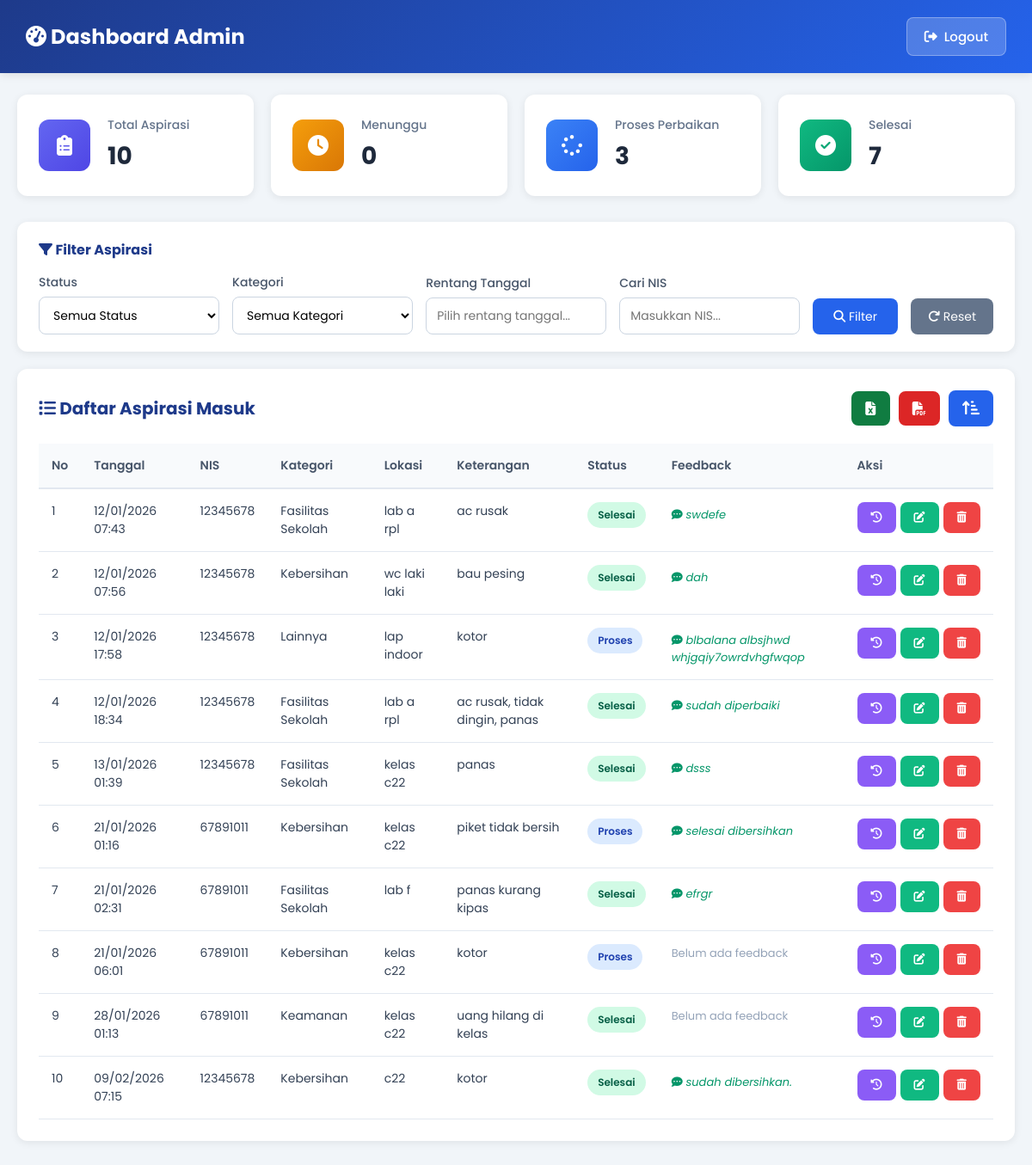
The app's page /admin-dashboard.php?urutan=terlama (signed in) with its own data.
### tables this page shows
CREATE TABLE `aspirasi` (
  `id_aspirasi` int(5) NOT NULL,
  `id_pelaporan` int(11) DEFAULT NULL,
  `nis` int(10) NOT NULL,
  `id_kategori` int(5) NOT NULL,
  `status` enum('Menunggu','Proses','Selesai') DEFAULT 'Menunggu',
  `feedback` varchar(255) DEFAULT NULL,
  `tanggal` timestamp NOT NULL DEFAULT current_timestamp()
);

CREATE TABLE `input_aspirasi` (
  `id_pelaporan` int(5) NOT NULL,
  `nis` int(10) NOT NULL,
  `id_kategori` int(5) NOT NULL,
  `lokasi` varchar(50) NOT NULL,
  `ket` varchar(50) NOT NULL,
  `tanggal` timestamp NOT NULL DEFAULT current_timestamp(),
  `status` enum('Menunggu','Proses','Selesai') DEFAULT 'Menunggu'
);

### admin-dashboard.php (the view, shortened to what this page needs)
<?php
$conn = mysqli_connect("localhost", "root", "", "dbukk_rifaya");
mysqli_set_charset($conn, "utf8mb4");
$filter_status = isset($_GET['status']) ? $_GET['status'] : '';
$filter_kategori = isset($_GET['kategori']) ? $_GET['kategori'] : '';
$filter_tanggal_range = isset($_GET['tanggal_range']) ? $_GET['tanggal_range'] : '';
$filter_nis = isset($_GET['nis']) ? $_GET['nis'] : '';
$filter_urutan = isset($_GET['urutan']) ? $_GET['urutan'] : 'terbaru';
$where_count = [];
$where_count_sql = count($where_count) > 0 ? "WHERE " . implode(" AND ", $where_count) : "";
if ($filter_status) {
    if ($filter_status == 'Menunggu') {
        $total_menunggu_input = mysqli_fetch_assoc(mysqli_query($conn, "
            SELECT COUNT(*) as total
            FROM input_aspirasi i
            WHERE NOT EXISTS (SELECT 1 FROM aspirasi a WHERE a.id_pelaporan = i.id_pelaporan)
            " . ($where_count_sql ? str_replace("WHERE", "AND", $where_count_sql) : "") . "
        "))['total'];
        $total_menunggu_aspirasi = mysqli_fetch_assoc(mysqli_query($conn, "
            SELECT COUNT(*) as total
            FROM input_aspirasi i
            LEFT JOIN aspirasi asp ON i.id_pelaporan = asp.id_pelaporan
            WHERE asp.status = 'Menunggu'
            " . ($where_count_sql ? str_replace("WHERE", "AND", $where_count_sql) : "") . "
        "))['total'];
        $total_menunggu = $total_menunggu_input + $total_menunggu_aspirasi;
        $total_proses = 0;
        $total_selesai = 0;
    } elseif ($filter_status == 'Proses') {
        $total_menunggu = 0;
        $total_proses = mysqli_fetch_assoc(mysqli_query($conn, "
            SELECT COUNT(*) as total
            FROM input_aspirasi i
            LEFT JOIN aspirasi asp ON i.id_pelaporan = asp.id_pelaporan
            WHERE asp.status = 'Proses'
            " . ($where_count_sql ? str_replace("WHERE", "AND", $where_count_sql) : "") . "
        "))['total'];
        $total_selesai = 0;
    } elseif ($filter_status == 'Selesai') {
        $total_menunggu = 0;
        $total_proses = 0;
        $total_selesai = mysqli_fetch_assoc(mysqli_query($conn, "
            SELECT COUNT(*) as total
            FROM input_aspirasi i
            LEFT JOIN aspirasi asp ON i.id_pelaporan = asp.id_pelaporan
            WHERE asp.status = 'Selesai'
            " . ($where_count_sql ? str_replace("WHERE", "AND", $where_count_sql) : "") . "
        "))['total'];
    }
} else {
    $total_menunggu_input = mysqli_fetch_assoc(mysqli_query($conn, "
        SELECT COUNT(*) as total
        FROM input_aspirasi i
        WHERE NOT EXISTS (SELECT 1 FROM aspirasi a WHERE a.id_pelaporan = i.id_pelaporan)
        " . ($where_count_sql ? str_replace("WHERE", "AND", $where_count_sql) : "") . "
    "))['total'];
    $total_menunggu_aspirasi = mysqli_fetch_assoc(mysqli_query($conn, "
        SELECT COUNT(*) as total
        FROM input_aspirasi i
        LEFT JOIN aspirasi asp ON i.id_pelaporan = asp.id_pelaporan
        WHERE asp.status = 'Menunggu'
        " . ($where_count_sql ? str_replace("WHERE", "AND", $where_count_sql) : "") . "
    "))['total'];
    $total_menunggu = $total_menunggu_input + $total_menunggu_aspirasi;
    $total_proses = mysqli_fetch_assoc(mysqli_query($conn, "
        SELECT COUNT(*) as total
        FROM input_aspirasi i
        LEFT JOIN aspirasi asp ON i.id_pelaporan = asp.id_pelaporan
        WHERE asp.status = 'Proses'
        " . ($where_count_sql ? str_replace("WHERE", "AND", $where_count_sql) : "") . "
    "))['total'];
    $total_selesai = mysqli_fetch_assoc(mysqli_query($conn, "
        SELECT COUNT(*) as total
        FROM input_aspirasi i
        LEFT JOIN aspirasi asp ON i.id_pelaporan = asp.id_pelaporan
        WHERE asp.status = 'Selesai'
        " . ($where_count_sql ? str_replace("WHERE", "AND", $where_count_sql) : "") . "
    "))['total'];
}
$total_aspirasi = $total_menunggu + $total_proses + $total_selesai;
$where = [];
$where_sql = count($where) > 0 ? "WHERE " . implode(" AND ", $where) : "";
$order_by = $filter_urutan == 'terlama' ? "ORDER BY i.tanggal ASC" : "ORDER BY i.tanggal DESC";
$limit = 10;
$page = isset($_GET['page']) ? (int)$_GET['page'] : 1;
$start = ($page - 1) * $limit;
$query = "SELECT
            i.id_pelaporan,
            i.nis,
            i.id_kategori,
            i.lokasi,
            i.ket,
            i.tanggal,
            IFNULL(asp.status, 'Menunggu') as status,
            asp.feedback,
            IFNULL(k.ket_kategori, 'Tidak ada kategori') as ket_kategori
          FROM input_aspirasi i
          LEFT JOIN aspirasi asp ON i.id_pelaporan = asp.id_pelaporan
          LEFT JOIN kategori k ON i.id_kategori = k.id_kategori
          $where_sql
          $order_by
          LIMIT $start, $limit";
$result = mysqli_query($conn, $query);
?>
<!DOCTYPE html>
<html lang="id">
<head>
<link rel="stylesheet" href="https://cdnjs.cloudflare.com/ajax/libs/font-awesome/6.5.1/css/all.min.css">
<link rel="stylesheet" href="https://cdn.jsdelivr.net/npm/flatpickr/dist/flatpickr.min.css">
<link rel="stylesheet" href="https://cdn.jsdelivr.net/npm/sweetalert2@11/dist/sweetalert2.min.css">
</head>
<body>
<div class="header">
  <h1><i class="fas fa-tachometer-alt"></i> Dashboard Admin</h1>
  <a href="#" onclick="confirmLogout(event)" class="logout-btn">
    <i class="fas fa-sign-out-alt"></i> Logout
  </a>
</div>
<div class="container">
  <div class="cards">
    <div class="card">
      <div class="card-icon total">
        <i class="fas fa-clipboard-list"></i>
      </div>
      <div class="card-content">
        <h3>Total Aspirasi</h3>
        <p><?= $total_aspirasi ?></p>
      </div>
    </div>
    <div class="card">
      <div class="card-icon menunggu">
        <i class="fas fa-clock"></i>
      </div>
      <div class="card-content">
        <h3>Menunggu</h3>
        <p><?= $total_menunggu ?></p>
      </div>
    </div>
    <div class="card">
      <div class="card-icon proses">
        <i class="fas fa-spinner"></i>
      </div>
      <div class="card-content">
        <h3>Proses Perbaikan</h3>
        <p><?= $total_proses ?></p>
      </div>
    </div>
    <div class="card">
      <div class="card-icon selesai">
        <i class="fas fa-check-circle"></i>
      </div>
      <div class="card-content">
        <h3>Selesai</h3>
        <p><?= $total_selesai ?></p>
      </div>
    </div>
  </div>
  <div class="filter-section">
    <h3><i class="fas fa-filter"></i> Filter Aspirasi</h3>
    <form method="GET" class="filter-form">
      <div class="filter-group">
        <label for="status">Status</label>
        <select name="status" id="status">
          <option value="">Semua Status</option>
        </select>
      </div>
      <div class="filter-group">
        <label for="kategori">Kategori</label>
        <select name="kategori" id="kategori">
          <option value="">Semua Kategori</option>
        </select>
      </div>
      <div class="filter-group">
        <label for="tanggal_range">Rentang Tanggal</label>
        <input type="text" name="tanggal_range" id="tanggal_range"
               placeholder="Pilih rentang tanggal..."
               value="<?= htmlspecialchars($filter_tanggal_range) ?>" readonly>
      </div>
      <div class="filter-group">
        <label for="nis">Cari NIS</label>
        <input type="text" name="nis" id="nis" placeholder="Masukkan NIS..." value="<?= htmlspecialchars($filter_nis) ?>">
      </div>
      <button type="submit" class="filter-btn">
        <i class="fas fa-search"></i> Filter
      </button>
      <a href="admin-dashboard.php" class="reset-btn">
        <i class="fas fa-redo"></i> Reset
      </a>
    </form>
  </div>
  <div class="table-section">
    <div style="display: flex; justify-content: space-between; align-items: center; margin-bottom: 20px;">
      <h2 style="margin: 0;">
        <i class="fas fa-list"></i> Daftar Aspirasi Masuk
      </h2>
      <div style="display: flex; gap: 10px; align-items: center;">
        <?php
        $export_params = [
            'urutan' => $filter_urutan,
            'status' => $filter_status,
            'kategori' => $filter_kategori,
            'tanggal_range' => $filter_tanggal_range,
            'nis' => $filter_nis
        ];
        $export_params = array_filter($export_params);
        ?>
        <a href="export-excel.php?<?= http_build_query($export_params) ?>" class="export-btn excel-btn" title="Export ke Excel">
          <i class="fas fa-file-excel"></i>
        </a>
        <a href="export-pdf.php?<?= http_build_query($export_params) ?>" class="export-btn pdf-btn" title="Export ke PDF" target="_blank">
          <i class="fas fa-file-pdf"></i>
        </a>
        <?php
        $next_urutan = $filter_urutan == 'terbaru' ? 'terlama' : 'terbaru';
        $params_sort = $_GET;
        $params_sort['urutan'] = $next_urutan;
        ?>
        <a href="?<?= http_build_query($params_sort) ?>"
           class="sort-btn-icon"
           title="Saat ini: <?= $filter_urutan == 'terbaru' ? 'Terbaru' : 'Terlama' ?> - Klik untuk ubah">
          <i class="fas fa-sort-amount-<?= $filter_urutan == 'terbaru' ? 'down-alt' : 'up-alt' ?>"></i>
        </a>
      </div>
    </div>
    <div class="table-wrapper">
      <table>
        <thead>
          <tr>
            <th>No</th>
            <th>Tanggal</th>
            <th>NIS</th>
            <th>Kategori</th>
            <th>Lokasi</th>
            <th>Keterangan</th>
            <th>Status</th>
            <th>Feedback</th>
            <th>Aksi</th>
          </tr>
        </thead>
        <tbody>
          <?php
          $no = $start + 1;
          while ($row = mysqli_fetch_assoc($result)) {
            $status_class = strtolower($row['status']);
          ?>
          <tr id="row-<?= $row['id_pelaporan'] ?>">
            <td><?= $no++ ?></td>
            <td><?= isset($row['tanggal']) ? date('d/m/Y H:i', strtotime($row['tanggal'])) : '-' ?></td>
            <td><?= $row['nis'] ?></td>
            <td><?= $row['ket_kategori'] ?></td>
            <td><?= $row['lokasi'] ?? '-' ?></td>
            <td>
              <div class="ket-text" title="<?= htmlspecialchars($row['ket']) ?>">
                <?= htmlspecialchars($row['ket']) ?>
              </div>
            </td>
            <td>
              <span class="status-badge <?= $status_class ?>" id="status-badge-<?= $row['id_pelaporan'] ?>">
                <?= $row['status'] ?>
              </span>
            </td>
            <td>
              <div id="feedback-cell-<?= $row['id_pelaporan'] ?>">
              <?php if (!empty($row['feedback'])) { ?>
                <div class="feedback-text" data-feedback="<?= htmlspecialchars($row['feedback']) ?>">
                  <i class="fas fa-comment-dots"></i> <?= htmlspecialchars($row['feedback']) ?>
                </div>
              <?php } else { ?>
                <span style="color: #94a3b8; font-size: 13px;" data-feedback="">Belum ada feedback</span>
              <?php } ?>
              </div>
            </td>
            <td>
              <div class="action-buttons">
                <button type="button" class="histori-btn" onclick="openHistoriModal('<?= $row['id_pelaporan'] ?>')" title="Lihat Histori">
                  <i class="fas fa-history"></i>
                </button>
                <button type="button" class="feedback-btn" onclick="openModal('<?= $row['id_pelaporan'] ?>')" title="Edit Status & Feedback">
                  <i class="fas fa-edit"></i>
                </button>
                <button type="button" class="delete-btn" onclick="confirmDelete('<?= $row['id_pelaporan'] ?>')" title="Hapus">
                  <i class="fas fa-trash-alt"></i>
                </button>
              </div>
            </td>
          </tr>
          <?php } ?>
        </tbody>
      </table>
    </div>
  </div>
</div>
</body>
</html>

### records on screen
aspirasi: id_pelaporan.tanggal "12/01/2026 07:43", id_pelaporan.nis "12345678", ket_kategori "Fasilitas Sekolah", id_pelaporan.lokasi "lab a rpl", id_pelaporan.ket "ac rusak", status "Selesai", feedback "swdefe"
aspirasi: id_pelaporan.tanggal "12/01/2026 07:56", id_pelaporan.nis "12345678", ket_kategori "Kebersihan", id_pelaporan.lokasi "wc laki laki", id_pelaporan.ket "bau pesing", status "Selesai", feedback "dah"
aspirasi: id_pelaporan.tanggal "12/01/2026 17:58", id_pelaporan.nis "12345678", ket_kategori "Lainnya", id_pelaporan.lokasi "lap indoor", id_pelaporan.ket "kotor", status "Proses", feedback "blbalana albsjhwd whjgqiy7owrdvhgfwqop"
aspirasi: id_pelaporan.tanggal "12/01/2026 18:34", id_pelaporan.nis "12345678", ket_kategori "Fasilitas Sekolah", id_pelaporan.lokasi "lab a rpl", id_pelaporan.ket "ac rusak, tidak dingin, panas", status "Selesai", feedback "sudah diperbaiki"
aspirasi: id_pelaporan.tanggal "13/01/2026 01:39", id_pelaporan.nis "12345678", ket_kategori "Fasilitas Sekolah", id_pelaporan.lokasi "kelas c22", id_pelaporan.ket "panas", status "Selesai", feedback "dsss"
aspirasi: id_pelaporan.tanggal "21/01/2026 01:16", id_pelaporan.nis "67891011", ket_kategori "Kebersihan", id_pelaporan.lokasi "kelas c22", id_pelaporan.ket "piket tidak bersih", status "Proses", feedback "selesai dibersihkan"
aspirasi: id_pelaporan.tanggal "21/01/2026 02:31", id_pelaporan.nis "67891011", ket_kategori "Fasilitas Sekolah", id_pelaporan.lokasi "lab f", id_pelaporan.ket "panas kurang kipas", status "Selesai", feedback "efrgr"
aspirasi: id_pelaporan.tanggal "21/01/2026 06:01", id_pelaporan.nis "67891011", ket_kategori "Kebersihan", id_pelaporan.lokasi "kelas c22", id_pelaporan.ket "kotor", status "Proses", feedback "Belum ada feedback"
aspirasi: id_pelaporan.tanggal "28/01/2026 01:13", id_pelaporan.nis "67891011", ket_kategori "Keamanan", id_pelaporan.lokasi "kelas c22", id_pelaporan.ket "uang hilang di kelas", status "Selesai", feedback "Belum ada feedback"
aspirasi: id_pelaporan.tanggal "09/02/2026 07:15", id_pelaporan.nis "12345678", ket_kategori "Kebersihan", id_pelaporan.lokasi "c22", id_pelaporan.ket "kotor", status "Selesai", feedback "sudah dibersihkan."

### other values on screen
$total_aspirasi "10"
$total_menunggu "0"
$total_proses "3"
$total_selesai "7"
